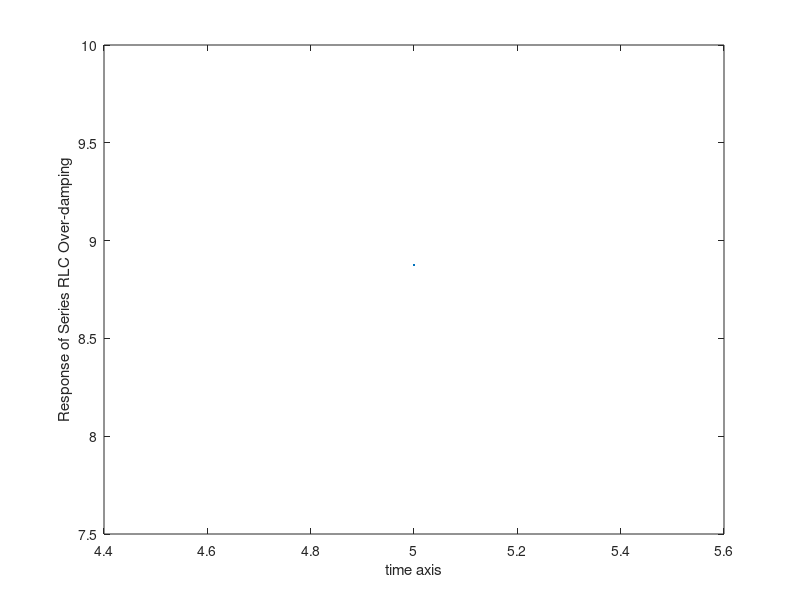

Here is the MATLAB script that generated this plot:
R=input('enter the Value of Resistance = ');
L=input('enter the Value of Inductor = ');
C=input('enter the Value of Capacitor = ');
a=R /(2*L);
w=1/((L*C)^0.5);
if (a>w)
disp(' RLC Circuit is Over-damped ');
Tmin=input(' Enter the starting time = ');
Tss=input(' Enter the Step Size on time interval = ');
Tmax=input(' Enter the ending time = ');
t=Tmin:Tss:Tmax;
s1=-a+(a^2-w^2)^0.5;
s2=-a-(a^2-w^2)^0.5;
y=10.71.*exp(s1.*t) + 22.*exp(s2.*t);
plot(t,y);
xlabel('time axis');
ylabel(' Response of Series RLC Over-damping ');
elseif (a==w)
disp(' Hare a=w');
disp(' RLC Circuit is not over-damped. It is Critical-Damped ');
else (a<w)
disp(' Hare a < w ');
disp(' RLC Circuit is not over-damped. It is Under-Damped ');
end